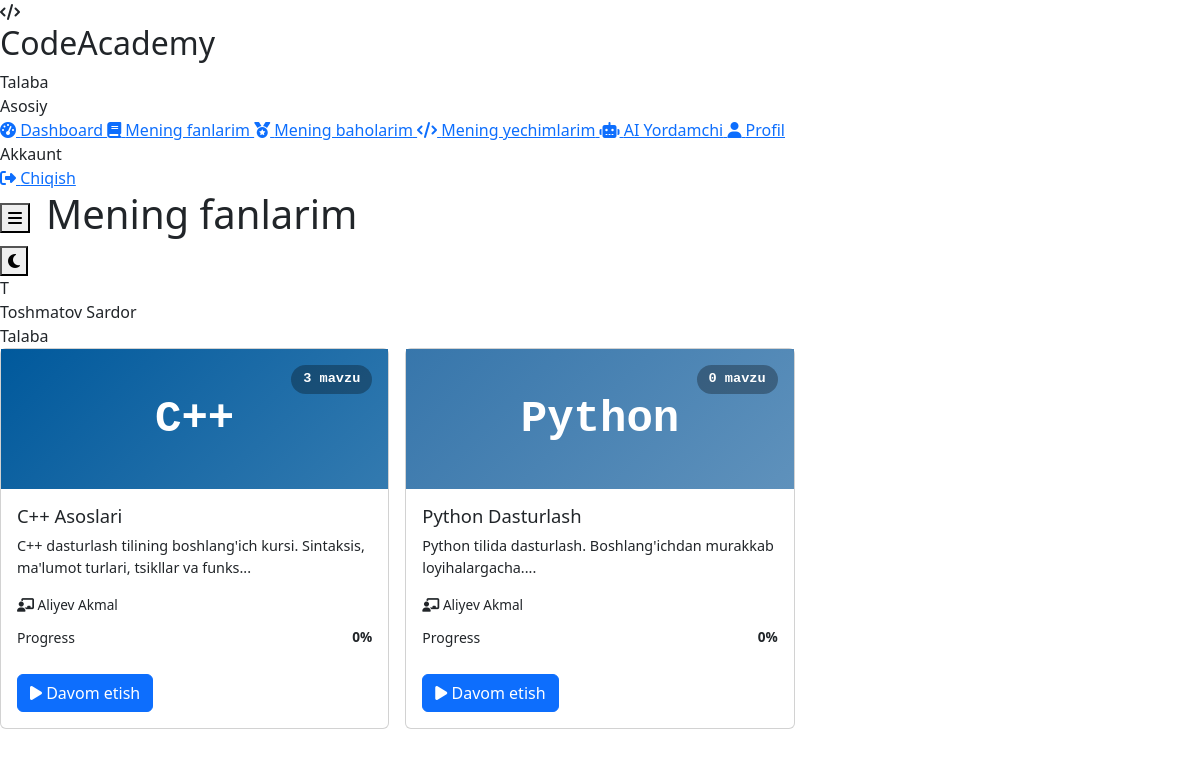
Screenshot of /student/my_subjects.php (signed in) with the database file from the repository.
### tables this page shows
CREATE TABLE `users` (
    `id` INT UNSIGNED AUTO_INCREMENT PRIMARY KEY,
    `full_name` VARCHAR(150) NOT NULL,
    `username` VARCHAR(50) NOT NULL UNIQUE,
    `email` VARCHAR(100) NOT NULL UNIQUE,
    `password` VARCHAR(255) NOT NULL,
    `role` ENUM('admin', 'teacher', 'student') NOT NULL DEFAULT 'student',
    `avatar` VARCHAR(255) DEFAULT 'default.png',
    `phone` VARCHAR(20) DEFAULT NULL,
    `status` ENUM('active', 'blocked', 'pending') NOT NULL DEFAULT 'active',
    `language` ENUM('uz', 'ru', 'en') NOT NULL DEFAULT 'uz',
    `last_login` TIMESTAMP NULL DEFAULT NULL,
    `created_at` TIMESTAMP DEFAULT CURRENT_TIMESTAMP,
    `updated_at` TIMESTAMP DEFAULT CURRENT_TIMESTAMP ON UPDATE CURRENT_TIMESTAMP,
    INDEX `idx_role` (`role`),
    INDEX `idx_status` (`status`)
);

CREATE TABLE `subjects` (
    `id` INT UNSIGNED AUTO_INCREMENT PRIMARY KEY,
    `name` VARCHAR(150) NOT NULL,
    `description` TEXT,
    `programming_language` ENUM('cpp', 'java', 'python', 'javascript', 'php', 'csharp') NOT NULL,
    `image` VARCHAR(255) DEFAULT 'default-subject.jpg',
    `created_by` INT UNSIGNED NOT NULL,
    `status` ENUM('active', 'inactive') DEFAULT 'active',
    `created_at` TIMESTAMP DEFAULT CURRENT_TIMESTAMP,
    `updated_at` TIMESTAMP DEFAULT CURRENT_TIMESTAMP ON UPDATE CURRENT_TIMESTAMP,
    FOREIGN KEY (`created_by`) REFERENCES `users`(`id`) ON DELETE CASCADE,
    INDEX `idx_language` (`programming_language`)
);

### includes/auth.php (called while the page is built, shortened)
<?php
require_once __DIR__ . '/db.php';
class Auth {
    public static function isLoggedIn() {
        return true;
    }
    public static function user() {
        return db()->fetchOne("SELECT * FROM users WHERE id = ?", [$_SESSION['user_id']]);
    }
}

### includes/db.php (called while the page is built, shortened)
<?php
class Database {
    private static $instance = null;
    private $pdo;
    private function __construct() {
        try {
            $dsn = "mysql:host=" . DB_HOST . ";dbname=" . DB_NAME . ";charset=" . DB_CHARSET;
            $options = [
                PDO::ATTR_ERRMODE => PDO::ERRMODE_EXCEPTION,
                PDO::ATTR_DEFAULT_FETCH_MODE => PDO::FETCH_ASSOC,
                PDO::ATTR_EMULATE_PREPARES => false,
                PDO::MYSQL_ATTR_INIT_COMMAND => "SET NAMES utf8mb4 COLLATE utf8mb4_unicode_ci"
            ];
            $this->pdo = new PDO($dsn, DB_USER, DB_PASS, $options);
        } catch (PDOException $e) {
            if (DEBUG_MODE) {
                die("Database ulanish xatosi: " . $e->getMessage());
            } else {
                die("Database bilan ulanishda xatolik yuz berdi.");
            }
        }
    }
    public static function getInstance() {
        if (self::$instance === null) {
            self::$instance = new self();
        }
        return self::$instance;
    }
    public function query($sql, $params = []) {
        $stmt = $this->pdo->prepare($sql);
        $stmt->execute($params);
        return $stmt;
    }
    public function fetchOne($sql, $params = []) {
        return $this->query($sql, $params)->fetch();
    }
    public function fetchAll($sql, $params = []) {
        return $this->query($sql, $params)->fetchAll();
    }
}
function db() {
    return Database::getInstance();
}

### includes/functions.php (called while the page is built, shortened)
<?php
function e($string) {
    return htmlspecialchars($string ?? '', ENT_QUOTES, 'UTF-8');
}
function getSubjectProgress($studentId, $subjectId) {
    $totalTopics = db()->fetchOne(
        "SELECT COUNT(*) as cnt FROM topics WHERE subject_id = ? AND status = 'published'",
        [$subjectId]
    )['cnt'];
    if ($totalTopics == 0) return 0;
    $completed = db()->fetchOne(
        "SELECT COUNT(*) as cnt FROM student_progress sp
         JOIN topics t ON sp.topic_id = t.id
         WHERE sp.student_id = ? AND t.subject_id = ?
         AND sp.content_read = 1 AND sp.video_watched = 1
         AND sp.test_passed = 1 AND sp.task_completed = 1",
        [$studentId, $subjectId]
    )['cnt'];
    return round(($completed / $totalTopics) * 100);
}

### student/my_subjects.php (the view, shortened to what this page needs)
<?php
$pageTitle = 'Mening fanlarim';
require_once __DIR__ . '/../includes/auth.php';
require_once __DIR__ . '/../includes/functions.php';
$studentId = $_SESSION['user_id'];
$subjects = db()->fetchAll(
    "SELECT s.*,
        (SELECT COUNT(*) FROM topics WHERE subject_id = s.id AND status = 'published') as topic_count,
        (SELECT u.full_name FROM users u
            JOIN subject_teachers st ON u.id = st.teacher_id
            WHERE st.subject_id = s.id LIMIT 1) as teacher_name
     FROM subjects s
     JOIN subject_students ss ON s.id = ss.subject_id
     WHERE ss.student_id = ? AND s.status = 'active'
     ORDER BY s.name", [$studentId]
);
require_once __DIR__ . '/../includes/header.php';
?>
<?php if (empty($subjects)): ?>
    <div class="card">
        <div class="card-body" style="text-align: center; padding: 3rem;">
            <i class="fas fa-book" style="font-size: 3rem; color: var(--text-tertiary);"></i>
            <h3 style="color: var(--text-tertiary); margin-top: 1rem;">Sizga hech qanday fan biriktirilmagan</h3>
            <p style="color: var(--text-tertiary);">Administrator yoki o'qituvchi bilan bog'laning</p>
        </div>
    </div>
<?php else: ?>
    <?php
    $langColors = [
        'cpp' => '#00599C', 'java' => '#ED8B00', 'python' => '#3776AB',
        'javascript' => '#F7DF1E', 'php' => '#777BB4', 'csharp' => '#239120'
    ];
    $langNames = [
        'cpp' => 'C++', 'java' => 'Java', 'python' => 'Python',
        'javascript' => 'JavaScript', 'php' => 'PHP', 'csharp' => 'C#'
    ];
    ?>
    <div class="row g-3">
        <?php foreach ($subjects as $s):
            $color = $langColors[$s['programming_language']] ?? '#666';
            $langName = $langNames[$s['programming_language']] ?? $s['programming_language'];
            $progress = getSubjectProgress($studentId, $s['id']);
        ?>
            <div class="col-lg-4 col-md-6">
                <div class="card" style="height: 100%; transition: var(--transition);"
                     onmouseover="this.style.transform='translateY(-4px)'; this.style.boxShadow='var(--shadow-lg)'"
                     onmouseout="this.style.transform='translateY(0)'; this.style.boxShadow='var(--shadow)'">
                    <div style="height: 140px; background: linear-gradient(135deg, <?= $color ?>, <?= $color ?>cc); display: flex; align-items: center; justify-content: center; color: white; font-size: 2.75rem; font-weight: 700; font-family: 'JetBrains Mono', monospace; position: relative;">
                        <?= $langName ?>
                        <div style="position: absolute; top: 1rem; right: 1rem; background: rgba(0,0,0,0.3); padding: 0.25rem 0.75rem; border-radius: 100px; font-size: 0.85rem;">
                            <?= $s['topic_count'] ?> mavzu
                        </div>
                    </div>
                    <div class="card-body">
                        <h3 style="margin-bottom: 0.5rem; font-size: 1.15rem;"><?= e($s['name']) ?></h3>
                        <p style="color: var(--text-tertiary); font-size: 0.9rem; min-height: 2.5em; margin-bottom: 1rem;">
                            <?= e(mb_substr($s['description'] ?? '', 0, 90)) ?>...
                        </p>
                        <?php if ($s['teacher_name']): ?>
                            <div style="font-size: 0.85rem; color: var(--text-secondary); margin-bottom: 0.75rem;">
                                <i class="fas fa-chalkboard-teacher"></i> <?= e($s['teacher_name']) ?>
                            </div>
                        <?php endif; ?>
                        <div style="margin-bottom: 1rem;">
                            <div style="display: flex; justify-content: space-between; margin-bottom: 0.25rem;">
                                <small style="color: var(--text-tertiary);">Progress</small>
                                <strong style="font-size: 0.85rem;"><?= $progress ?>%</strong>
                            </div>
                            <div class="progress-mini" style="height: 6px;">
                            </div>
                        </div>
                        <a href="<?= SITE_URL ?>/student/learn.php?subject_id=<?= $s['id'] ?>"
                           class="btn btn-primary btn-block">
                            <i class="fas fa-play"></i> Davom etish
                        </a>
                    </div>
                </div>
            </div>
        <?php endforeach; ?>
    </div>
<?php endif; ?>
<?php require_once __DIR__ . '/../includes/footer.php'; ?>

### includes/header.php (shortened to what this page needs)
<?php
require_once __DIR__ . '/auth.php';
require_once __DIR__ . '/functions.php';
$user = Auth::user();
$role = $user['role'];
$currentPage = basename($_SERVER['PHP_SELF']);
$pageTitle = $pageTitle ?? 'Dashboard';
$menus = [
    'admin' => [
        ['url' => 'dashboard.php', 'icon' => 'fa-tachometer-alt', 'title' => 'Dashboard'],
        ['url' => 'users.php', 'icon' => 'fa-users', 'title' => 'Foydalanuvchilar'],
        ['url' => 'subjects.php', 'icon' => 'fa-book', 'title' => 'Fanlar'],
        ['url' => 'assignments.php', 'icon' => 'fa-link', 'title' => 'Biriktirish'],
        ['url' => 'reports.php', 'icon' => 'fa-chart-bar', 'title' => 'Hisobotlar'],
        ['url' => 'settings.php', 'icon' => 'fa-cog', 'title' => 'Sozlamalar'],
        ['url' => 'logs.php', 'icon' => 'fa-history', 'title' => 'Loglar'],
    ],
    'teacher' => [
        ['url' => 'dashboard.php', 'icon' => 'fa-tachometer-alt', 'title' => 'Dashboard'],
        ['url' => 'my_subjects.php', 'icon' => 'fa-book', 'title' => 'Mening fanlarim'],
        ['url' => 'topics.php', 'icon' => 'fa-list-alt', 'title' => 'Mavzular'],
        ['url' => 'questions.php', 'icon' => 'fa-question-circle', 'title' => 'Test savollari'],
        ['url' => 'tasks.php', 'icon' => 'fa-code', 'title' => 'Amaliy masalalar'],
        ['url' => 'monitoring.php', 'icon' => 'fa-eye', 'title' => 'Monitoring'],
        ['url' => 'reports.php', 'icon' => 'fa-chart-bar', 'title' => 'Hisobotlar'],
    ],
    'student' => [
        ['url' => 'dashboard.php', 'icon' => 'fa-tachometer-alt', 'title' => 'Dashboard'],
        ['url' => 'my_subjects.php', 'icon' => 'fa-book', 'title' => 'Mening fanlarim'],
        ['url' => 'grades.php', 'icon' => 'fa-medal', 'title' => 'Mening baholarim'],
        ['url' => 'my_submissions.php', 'icon' => 'fa-code', 'title' => 'Mening yechimlarim'],
        ['url' => 'ai_assistant.php', 'icon' => 'fa-robot', 'title' => 'AI Yordamchi'],
        ['url' => 'profile.php', 'icon' => 'fa-user', 'title' => 'Profil'],
    ]
];
$menu = $menus[$role] ?? [];
?>
<!DOCTYPE html>
<html lang="uz">
<head>
    <link href="https://cdnjs.cloudflare.com/ajax/libs/font-awesome/6.4.0/css/all.min.css" rel="stylesheet">
    <link href="https://cdn.jsdelivr.net/npm/bootstrap@5.3.0/dist/css/bootstrap.min.css" rel="stylesheet">
    <link rel="stylesheet" href="<?= SITE_URL ?>/assets/css/style.css">
</head>
<body>
    <div class="app-layout">
        <aside class="sidebar">
            <div class="sidebar-header">
                <div class="logo-icon">
                    <i class="fas fa-code"></i>
                </div>
                <div>
                    <h2>CodeAcademy</h2>
                    <span><?php
                        echo $role === 'admin' ? 'Admin Panel'
                            : ($role === 'teacher' ? 'O\'qituvchi' : 'Talaba');
                    ?></span>
                </div>
            </div>
            <nav class="sidebar-nav">
                <div class="sidebar-section">Asosiy</div>
                <?php foreach ($menu as $item): ?>
                    <a href="<?= SITE_URL ?>/<?= $role ?>/<?= $item['url'] ?>"
                       class="sidebar-link <?= $currentPage === $item['url'] ? 'active' : '' ?>">
                        <i class="fas <?= $item['icon'] ?>"></i>
                        <span><?= e($item['title']) ?></span>
                    </a>
                <?php endforeach; ?>
                <div class="sidebar-section">Akkaunt</div>
                <a href="<?= SITE_URL ?>/logout.php" class="sidebar-link"
                   data-confirm="Tizimdan chiqmoqchimisiz?">
                    <i class="fas fa-sign-out-alt"></i>
                    <span>Chiqish</span>
                </a>
            </nav>
        </aside>
        <div class="main-content">
            <header class="top-header">
                <div style="display: flex; align-items: center; gap: 1rem;">
                    <button class="menu-toggle">
                        <i class="fas fa-bars"></i>
                    </button>
                    <h1 class="page-title"><?= e($pageTitle) ?></h1>
                </div>
                <div class="header-actions">
                    <button class="theme-toggle" title="Mavzuni o'zgartirish">
                        <i class="fas fa-moon"></i>
                    </button>
                    <div class="user-menu">
                        <div class="user-avatar">
                            <?= strtoupper(substr($user['full_name'], 0, 1)) ?>
                        </div>
                        <div>
                            <div class="user-name"><?= e($user['full_name']) ?></div>
                            <div class="user-role">
                                <?= $role === 'admin' ? 'Administrator'
                                    : ($role === 'teacher' ? 'O\'qituvchi' : 'Talaba') ?>
                            </div>
                        </div>
                    </div>
                </div>
            </header>
            <main class="page-content fade-in">

### rows the page displays
users: full_name "T", full_name "Toshmatov Sardor"
subjects: programming_language "C++", topic_count "3", name "C++ Asoslari", description "C++ dasturlash tilining boshlang'ich kursi. Sintaksis, ma'lumot turlari, tsikllar va funks", teacher_name "Aliyev Akmal", progress "0"
subjects: programming_language "Python", topic_count "0", name "Python Dasturlash", description "Python tilida dasturlash. Boshlang'ichdan murakkab loyihalargacha.", teacher_name "Aliyev Akmal", progress "0"

### other values shown
$item['title'] "Dashboard"
$item['title'] "Mening fanlarim"
$item['title'] "Mening baholarim"
$item['title'] "Mening yechimlarim"
$item['title'] "AI Yordamchi"
$item['title'] "Profil"
$pageTitle "Mening fanlarim"
